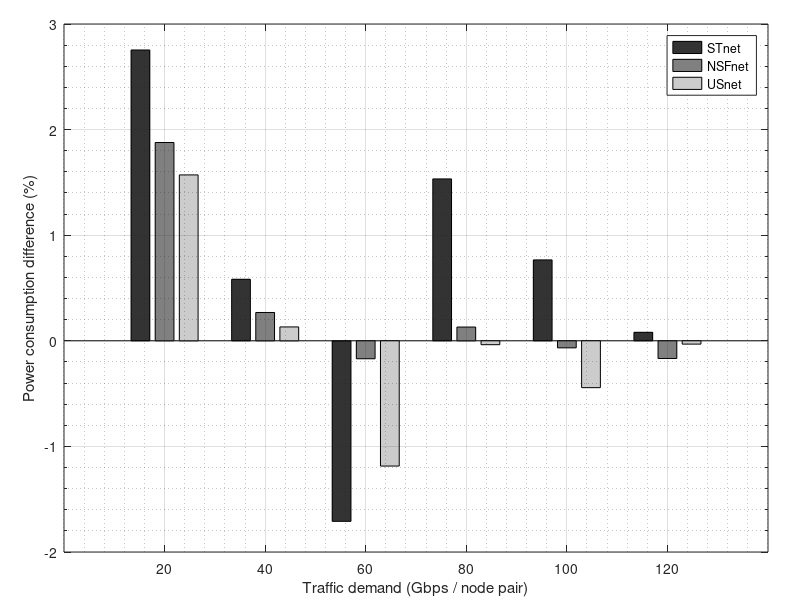

This figure's MATLAB source:
graphics_toolkit('qt');

set(gcf, 'Color', 'w');                     % white background
set(gca, 'FontSize', 14, 'LineWidth', 1.0);
box on;
grid on;

close all; clf; clear; clc;
figure(1, 'position',[100,100,700,700]);


%figure('position', [100, 100, 1200, 800])  % Larger figure = finer detail
set(gca, 'FontSize', 14, 'LineWidth', 1.0)


% positive means that the Direct is better, negative means that the Hybrid is better
STnet  = [0.027540324 0.005828307 -0.017099364 0.015330958 0.007661705 0.000805351]; %Hybrid vs Direct
%STnet  = [-0.026802183 -0.005794535 0.017396839 -0.015099468 -0.007603449 -0.000804703]; %Direct vs Hybrid
NSFnet = [0.018778421 0.002681757 -0.001701158 0.001303438 -0.00066832 -0.001674677];
%NSFnet = [-0.018432292 -0.002674584 0.001704057 -0.001301741 0.000668767 0.001677486];
USnet  = [0.015709572 0.001313816 -0.011861273 -0.000368191 -0.004436768 -0.000314033];
%USnet  = [-0.015466598 -0.001312092 0.012003652 0.000368327 0.004456541 0.000314132];

% Convert to percentage
data = [STnet; NSFnet; USnet]';
data_pct = data * 100;

% Grayscale colors
colors = [0.2 0.2 0.2; 0.5 0.5 0.5; 0.8 0.8 0.8];  % dark to light gray

% Create grouped bar chart
h = bar(data_pct, 'grouped');


#ylim([-6 39])
% Set the y-axis with minor gridlines
set(gca, 'YMinorTick', 'on'); % Turn on minor ticks
set(gca, 'YGrid', 'on');      % Enable grid for the y-axis
set(gca, 'YMinorGrid', 'on'); % Enable minor gridlines
grid on;


% Labels and title

legend('STnet', 'NSFnet', 'USnet');

xlabel('Traffic demand (Gbps / node pair)');
ylabel('Power consumption difference (%)');

% Apply grayscale colors
for i = 1:numel(h)
    set(h(i), 'FaceColor', colors(i, :));
end

% Get actual X positions for labeling
x = get(h(1), 'XData');

% Set custom X-axis labels
xticks(x);
xticklabels({'20', '40', '60', '80', '100', '120'});



drawnow;
pause(0.05);

% --- Trim borders and export ---
set(gca,'LooseInset',get(gca,'TightInset'));
set(gca, 'Position', [0.08 0.08 0.88 0.88]);
% High-resolution TIFF (Elsevier standard for print)
%figure(1, 'position',[100,100,600,600]);
figureName = 'updFig12_9relativePowerImprovemHybridvsDirect';   % <- change per figure
print([figureName '.png'], '-dpng', '-r600');
fprintf('Done! Exported %s.png at 600 DPI.\n', figureName);







